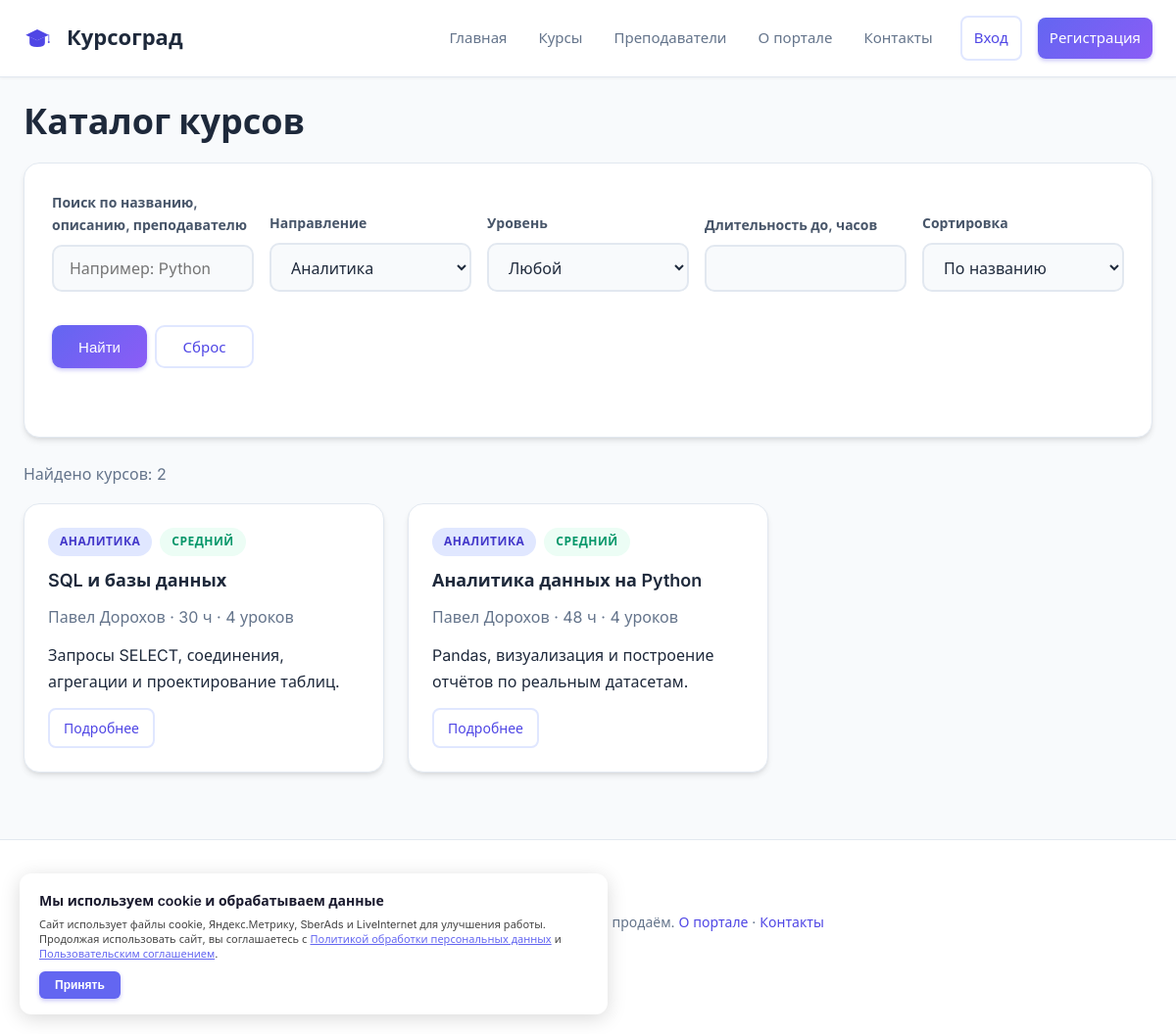
/courses?category=Аналитика, run on the app's committed database.
### tables this page shows
CREATE TABLE courses (
    id          INTEGER PRIMARY KEY AUTOINCREMENT,
    title       TEXT NOT NULL,
    category    TEXT NOT NULL,
    level       TEXT NOT NULL,
    hours       INTEGER NOT NULL,
    teacher_id  INTEGER REFERENCES teachers(id),
    description TEXT DEFAULT ''
);

CREATE TABLE teachers (
    id     INTEGER PRIMARY KEY AUTOINCREMENT,
    name   TEXT NOT NULL,
    role   TEXT NOT NULL,
    bio    TEXT DEFAULT ''
);

### app.py (the view)
@app.route("/courses")
def courses():
    db = get_db()
    q = request.args.get("q", "").strip()
    category = request.args.get("category", "")
    level = request.args.get("level", "")
    max_hours = request.args.get("max_hours", "").strip()
    sort = request.args.get("sort", "title")
    sql = ("SELECT c.*, t.name teacher, "
           "(SELECT COUNT(*) FROM lessons l WHERE l.course_id=c.id) lessons_n "
           "FROM courses c LEFT JOIN teachers t ON t.id=c.teacher_id WHERE 1=1")
    params = []
    if q:
        sql += " AND (c.title LIKE ? OR c.description LIKE ? OR t.name LIKE ?)"
        params += [f"%{q}%"] * 3
    if category:
        sql += " AND c.category=?"
        params.append(category)
    if level:
        sql += " AND c.level=?"
        params.append(level)
    if max_hours.isdigit():
        sql += " AND c.hours <= ?"
        params.append(int(max_hours))
    sql += " ORDER BY " + {"title": "c.title", "hours": "c.hours",
                           "hours_desc": "c.hours DESC"}.get(sort, "c.title")
    items = db.execute(sql, params).fetchall()
    categories = [r["category"] for r in
                  db.execute("SELECT DISTINCT category FROM courses ORDER BY category")]
    levels = ["Начальный", "Средний", "Продвинутый"]
    return render_template("courses.html", courses=items, categories=categories,
                           levels=levels, q=q, category=category, level=level,
                           max_hours=max_hours, sort=sort)

### app.py (called while the page is built)
def get_db():
    if "db" not in g:
        os.makedirs(os.path.dirname(DB_PATH), exist_ok=True)
        g.db = sqlite3.connect(DB_PATH)
        g.db.row_factory = sqlite3.Row
        g.db.execute("PRAGMA foreign_keys = ON")
    return g.db

@app.context_processor
def inject_user():
    user = None
    uid = session.get("user_id")
    if uid:
        user = get_db().execute("SELECT * FROM users WHERE id=?", (uid,)).fetchone()
    return {"current_user": user, "year_now": datetime.now().year}

### templates/courses.html (shortened to what this page needs)
{% extends "base.html" %}
{% block content %}
<h1>Каталог курсов</h1>
<form class="panel" method="get">
  <div class="filters">
    <div class="field">
      <label for="q">Поиск по названию, описанию, преподавателю</label>
      <input type="text" id="q" name="q" value="{{ q }}" placeholder="Например: Python">
    </div>
    <div class="field">
      <label for="category">Направление</label>
      <select id="category" name="category">
        {% for c in categories %}
          <option value="{{ c }}" {% if c == category %}selected{% endif %}>{{ c }}</option>
        {% endfor %}
      </select>
    </div>
    <div class="field">
      <label for="level">Уровень</label>
      <select id="level" name="level">
        <option value="">Любой</option>
      </select>
    </div>
    <div class="field">
      <label for="max_hours">Длительность до, часов</label>
      <input type="number" id="max_hours" name="max_hours" value="{{ max_hours }}" min="1" max="200">
    </div>
    <div class="field">
      <label for="sort">Сортировка</label>
      <select id="sort" name="sort">
        <option value="title" {% if sort=='title' %}selected{% endif %}>По названию</option>
      </select>
    </div>
    <div class="field">
      <button class="btn" type="submit">Найти</button>
      <a class="btn btn-ghost" href="{{ url_for('courses') }}">Сброс</a>
    </div>
  </div>
</form>
<p class="muted" style="margin:24px 0 16px">Найдено курсов: {{ courses|length }}</p>
<div class="grid">
  {% for c in courses %}
    <div class="card">
      <div class="chips"><span class="tag">{{ c.category }}</span>
        <span class="tag tag-alt">{{ c.level }}</span></div>
      <h3><a href="{{ url_for('course', course_id=c.id) }}">{{ c.title }}</a></h3>
      <p class="muted">{{ c.teacher }} · {{ c.hours }} ч · {{ c.lessons_n }} уроков</p>
      <p>{{ c.description }}</p>
      <p><a class="btn btn-ghost btn-sm" href="{{ url_for('course', course_id=c.id) }}">Подробнее</a></p>
    </div>
  {% else %}
    <p>Ничего не найдено. Измените параметры фильтра.</p>
  {% endfor %}
</div>
{% endblock %}

### static/style.css (style rules this page uses)
:root { --bg:#f8fafc; --card:#ffffff; --ink:#1e293b; --muted:#64748b; --accent:#4f46e5; --accent-dark:#4338ca; --accent-soft:#e0e7ff; --accent-gradient:linear-gradient(135deg,#6366f1 0%,#8b5cf6 100%); --ok:#10b981; --warning:#f59e0b; --error:#ef4444; --line:#e2e8f0; --shadow:0 4px 6px -1px rgba(0,0,0,0.1),0 2px 4px -1px rgba(0,0,0,0.06); --shadow-lg:0 10px 15px -3px rgba(0,0,0,0.1),0 4px 6px -2px rgba(0,0,0,0.05); --radius:16px; --radius-sm:10px; --radius-lg:24px; }
* { box-sizing:border-box;margin:0;padding:0 }
body { background:var(--bg);color:var(--ink); font:16px/1.7 "Inter","Segoe UI",Roboto,Helvetica,Arial,sans-serif; -webkit-font-smoothing:antialiased;-moz-osx-font-smoothing:grayscale }
a { color:var(--accent);text-decoration:none;transition:color 0.2s ease }
.btn { display:inline-flex;align-items:center;justify-content:center;gap:8px; background:var(--accent-gradient);color:#fff!important; padding:11px 22px;border-radius:10px;border:0;cursor:pointer; font:600 15px inherit;transition:all 0.2s ease;box-shadow:0 2px 4px rgba(79,70,229,0.3) }
.btn-ghost { background:transparent;color:var(--accent)!important; border:2px solid var(--accent-soft);box-shadow:none }
.btn-sm { padding:7px 14px;font-size:14px;border-radius:8px }
h1 { margin:0 0 20px;font-size:36px;font-weight:800;line-height:1.2;color:var(--ink) }
h3 { font-size:19px;font-weight:600;margin:0 }
.muted { color:var(--muted) }
.grid { display:grid;grid-template-columns:repeat(auto-fill,minmax(300px,1fr));gap:24px;margin-top:16px }
.card { background:var(--card);border:1px solid var(--line);border-radius:var(--radius); padding:24px;display:flex;flex-direction:column;gap:12px; transition:all 0.3s ease;box-shadow:var(--shadow);position:relative;overflow:hidden;margin-bottom:8px }
.card::before { content:"";position:absolute;top:0;left:0;right:0;height:4px; background:var(--accent-gradient);opacity:0;transition:opacity 0.3s ease }
.card h3 { margin:0;font-size:18px;line-height:1.4 }
.card h3 a { color:var(--ink) }
.chips { display:flex;gap:8px;flex-wrap:wrap }
.tag { display:inline-flex;align-items:center;gap:4px; background:var(--accent-soft);color:var(--accent-dark); border-radius:999px;padding:4px 12px;font-size:12px;font-weight:600; text-transform:uppercase;letter-spacing:0.5px }
.tag-alt { background:#ecfdf5;color:#059669 }
.panel { background:#fff;border:1px solid var(--line);border-radius:var(--radius); padding:28px;box-shadow:var(--shadow);transition:all 0.3s ease;margin-bottom:24px }
.field { margin-bottom:18px }
.field label { display:block;font-size:14px;font-weight:600;margin-bottom:8px; color:#475569 }
input[type=text],input[type=email],input[type=password],input[type=number], select,textarea { width:100%;padding:12px 16px;border:2px solid var(--line); border-radius:var(--radius-sm);background:#f8fafc;font:inherit;color:var(--ink); transition:all 0.2s ease }
.filters { display:grid;grid-template-columns:repeat(auto-fit,minmax(180px,1fr)); gap:16px;align-items:end;margin-bottom:24px }
.filters .field { display:flex;flex-direction:column }
.filters .field input,.filters .field select { flex:1;height:44px }
.filters .field .btn,.filters .field a.btn { height:44px;align-items:center;justify-content:center;padding:0 16px;font-size:15px;display:inline-flex }
.filters .field:last-child { display:flex;flex-direction:row;gap:8px }
.filters .field:last-child .btn { flex:1;min-width:auto }
.hero,.stats,.card,.panel,.grid { animation:fadeInUp 0.5s ease forwards;opacity:0 }
.card:nth-child(1) { animation-delay:0.05s }
.card:nth-child(2) { animation-delay:0.1s }
.grid .card { opacity:0 }

### data on the page
courses: category "АНАЛИТИКА", level "СРЕДНИЙ", title "SQL и базы данных", teacher "Павел Дорохов", hours "30", lessons_n "4", description "Запросы SELECT, соединения, агрегации и проектирование таблиц."
courses: category "АНАЛИТИКА", level "СРЕДНИЙ", title "Аналитика данных на Python", teacher "Павел Дорохов", hours "48", lessons_n "4", description "Pandas, визуализация и построение отчётов по реальным датасетам."

### other printed values
{{ courses|length }} "2"
form field category "Аналитика"
